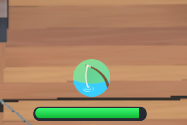
#> input picture tests/Providers/MabiTool.LifeVision.Tests/Fixtures/fishing-gauge/live-0.png, 187 x 125 px; its folder holds only this picture in this run
$ python -i probe_timer.py   (imports and definitions only)
#> lines starting #> are read from the running program, lines starting #| are printed output that depends on the picture
"""Bounded visual hourglass anchoring for saved/current dye HUD frames."""
import functools,hashlib,json,math,re,sys,time
from pathlib import Path
import cv2,numpy as np
from PIL import Image
from mabitool_color._vendor.vision import ocr

@functools.lru_cache(maxsize=1)
def _template():
    image=np.asarray(Image.open(Path(__file__).parent/'assets/dye_timer_hourglass.png').convert('RGB'))
    return np.all(image>=210,axis=2).astype('uint8')

# [12 lines left out: function prepare_timer_assets, not called in this run]

def locate_timer(image,*,deadline=None,clock=time.monotonic,check=lambda:None):
    def guard():
        check()
        if deadline is not None and (not math.isfinite(deadline) or clock()>=deadline):
            raise TimeoutError('Timer localization deadline expired')
    guard()
    if image.ndim!=3 or image.shape[2]!=3:raise ValueError('RGB timer frame required')
    h,w=image.shape[:2]
#> h = 125; w = 187
    # Search area is only a coarse HUD prior; crop coordinates come from pixels.
    region=image[:max(1,round(h*.25)),:max(1,round(w*.5))]
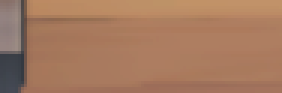
#> region: shape (31, 94, 3) (shown 3 times larger); mean R, G, B 165.7, 122, 95
    mask=np.all(region>=210,axis=2).astype('uint8')
#> mask: shape (31, 94); every value is 0
    _,labels,stats,_=cv2.connectedComponentsWithStats(mask)
#> labels: shape (31, 94) int32; every value is 0
#> stats = [[0, 0, 94, 31, 2914]]
    # White icon matching remains strict. The complete digit count must also
    # see dim antialiased strokes that the actual text reader can read.
    digit_stats=cv2.connectedComponentsWithStats(np.all(region>=170,axis=2).astype('uint8'))[2]
#> digit_stats = [[0, 0, 94, 31, 2914]]
    template=_template();candidates=[]
    for index,(x,y,cw,ch,area) in enumerate(stats[1:],1):
        guard();x,y,cw,ch,area=map(int,(x,y,cw,ch,area))
        if not 7<=cw<=64 or not 10<=ch<=96 or not .45<cw/ch<.9:continue
        component=(labels[y:y+ch,x:x+cw]==index).astype('uint8')
        normalized=cv2.resize(component,(template.shape[1],template.shape[0]),interpolation=cv2.INTER_NEAREST)
        score=float(2*np.count_nonzero(normalized & template)/(np.count_nonzero(normalized)+np.count_nonzero(template)))
        if score<.86:continue
        digits=[]
        for dx,dy,dw,dh,da in digit_stats[1:]:
            if (x+cw+ch*.15<=dx<x+cw+ch*3 and .7*ch<=dh<=1.3*ch
                    and abs(float(dy+dh/2)-(y+ch/2))<ch*.2 and da>=ch):
                digits.append([int(dx),int(dy),int(dw),int(dh)])
        if not 1<=len(digits)<=3:continue
        digits.sort();first=digits[0]
        # The centered countdown caption leaves more icon-to-digit space when
        # it contains only one digit; rounding grows that gap at scaled sizes.
        if first[0]-(x+cw)>ch*(1.25 if len(digits)==1 else .85):continue
        if any(b[0]-(a[0]+a[2])>ch*.6 for a,b in zip(digits,digits[1:])):continue
        # A narrow leading 1 can start left of the old fixed icon ratio.
        # Crop around measured complete digits with margin for antialiasing.
        l=max(0,x+cw+1);r=min(w,round(x+cw*5))
        t=max(0,round(y-ch*.2857));b=min(h,round(y+ch*1.2381))
        if any(dx<l or dx+dw>r or dy<t or dy+dh>b for dx,dy,dw,dh in digits):continue
        candidates.append(dict(anchor_box=[x,y,cw,ch],digit_box=[l,t,r,b],shape_score=score,
                               digit_components=digits))
    guard()
    if len(candidates)!=1:raise ValueError('Timer anchor missing or ambiguous')
    return dict(candidates[0],source='measured_hourglass_component',
        search_region=[0,0,region.shape[1],region.shape[0]],
        scope='Template, top-left HUD prior and relative icon/digit layout; no arbitrary UI theme or live DPI guarantee')

# [61 lines left out: functions select_timer_candidate, read_timer, not called in this run]

>>> import cv2
>>> picture = cv2.cvtColor(cv2.imread('../../../../../tests/Providers/MabiTool.LifeVision.Tests/Fixtures/fishing-gauge/live-0.png'), cv2.COLOR_BGR2RGB)
#> (the run stopped early here; a loop or call above may not have finished)
